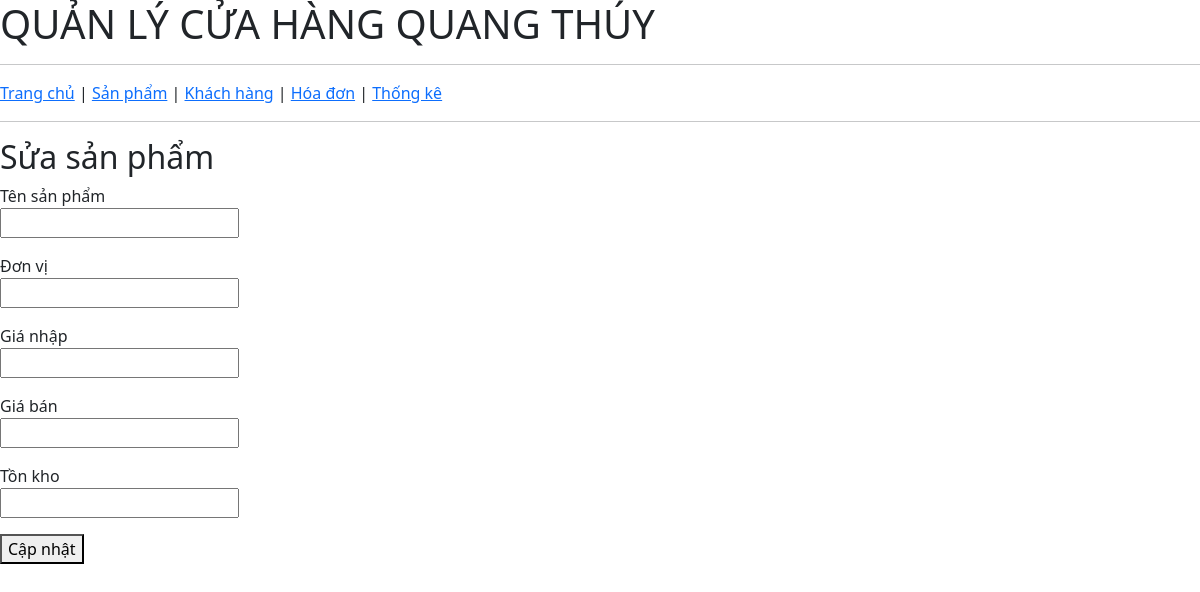
The app's page /products/edit/1, older data.
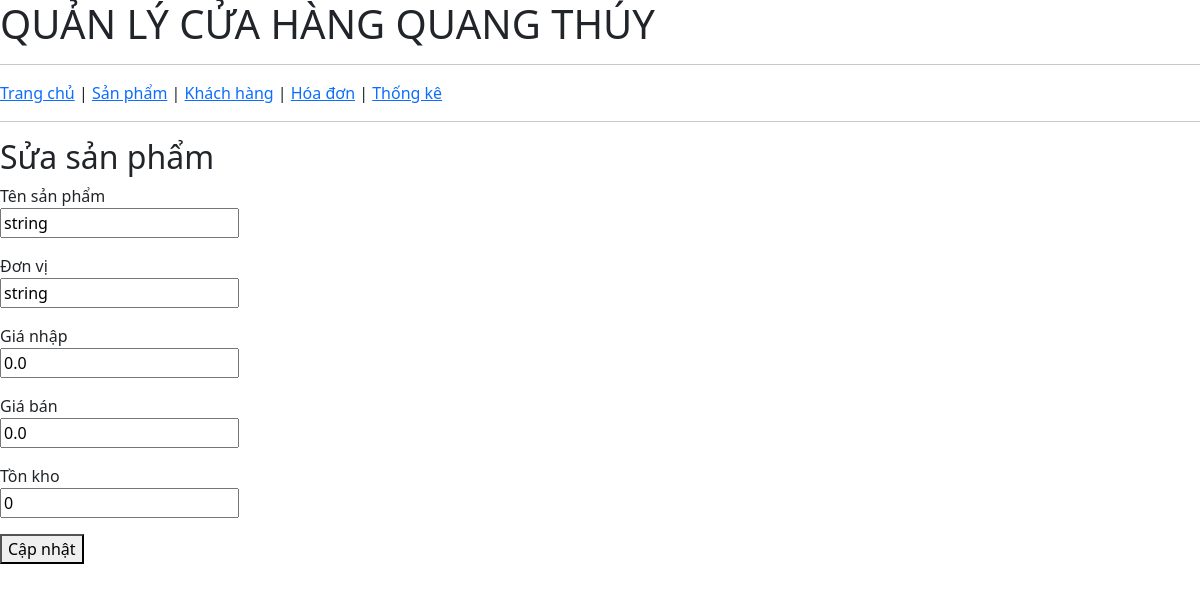
The same page, newer data.
### app/models/product.py (models this page shows)
class Product(Base):
    __tablename__ = "products"
    id            = Column(Integer, primary_key=True, index=True)
    name          = Column(String(255), nullable=False)
    code          = Column(String(100), nullable=False, unique=True, index=True)
    unit          = Column(String(50),  nullable=False)
    import_price  = Column(Float,       nullable=False)
    selling_price = Column(Float,       nullable=False)
    stock         = Column(Integer,     nullable=False, default=0)
    import_date   = Column(DateTime(timezone=True), server_default=func.now())
    product_type  = Column(String(50),  nullable=False)
    brand         = Column(String(255), nullable=True)   # chỉ PaintingProduct dùng
    wood_source   = Column(String(255), nullable=True)   # chỉ WoodProduct dùng
    invoice_details = relationship("InvoiceDetail", back_populates="product")
    __mapper_args__ = {
        "polymorphic_on":       product_type,
        "polymorphic_identity": "generic",
    }

### app/api/endpoints/products.py (the view)
@router.get("/edit/{product_id}", include_in_schema=False)
def edit_product_page(product_id: int, request: Request, db: Session = Depends(get_db)):
    product = db.query(models.Product).filter(models.Product.id == product_id).first()
    return templates.TemplateResponse(
    request=request,
    name="product_edit.html",
    context={
        "product": product
        }
    )

### app/templates/product_edit.html
{% extends "base.html" %}
{% block content %}
<h2>Sửa sản phẩm</h2>
<form action="/products/edit/{{ product.id }}" method="post">
    <p>
        <label>Tên sản phẩm</label><br>
        <input
            type="text"
            name="name"
            value="{{ product.name }}"
            required>
    </p>
    <p>
        <label>Đơn vị</label><br>
        <input
            type="text"
            name="unit"
            value="{{ product.unit }}"
            required>
    </p>
    <p>
        <label>Giá nhập</label><br>
        <input
            type="number"
            name="import_price"
            value="{{ product.import_price }}"
            step="0.01"
            required>
    </p>
    <p>
        <label>Giá bán</label><br>
        <input
            type="number"
            name="selling_price"
            value="{{ product.selling_price }}"
            step="0.01"
            required>
    </p>
    <p>
        <label>Tồn kho</label><br>
        <input
            type="number"
            name="stock"
            value="{{ product.stock }}"
            required>
    </p>
    <p>
        <button type="submit">Cập nhật</button>
    </p>
</form>
{% endblock %}

### app/templates/base.html (shortened to what this page needs)
<!DOCTYPE html>
<html lang="vi">
<head>
    <link rel="stylesheet" href="{{ url_for('static', path='styles.css') }}">
    <link href="https://cdn.jsdelivr.net/npm/bootstrap@5.3.3/dist/css/bootstrap.min.css" rel="stylesheet">
</head>
<body>
    <h1>QUẢN LÝ CỬA HÀNG QUANG THÚY</h1>
    <hr>
    <a href="/">Trang chủ</a> |
    <a href="/products-page">Sản phẩm</a> |
    <a href="/customers-page">Khách hàng</a> |
    <a href="/invoices-page">Hóa đơn</a> |
    <a href="/stats-page">Thống kê</a>
    <hr>
    {% block content %}
    {% endblock %}
</body>
</html>

### app/static/styles.css (style rules this page uses)
body { font-family: Arial; margin: 20px; }
a { text-decoration: none; }

Row changes from the older to the newer data that the page shows:
added Product: name "string", unit "string", import_price "0.0", selling_price "0.0", stock "0"
